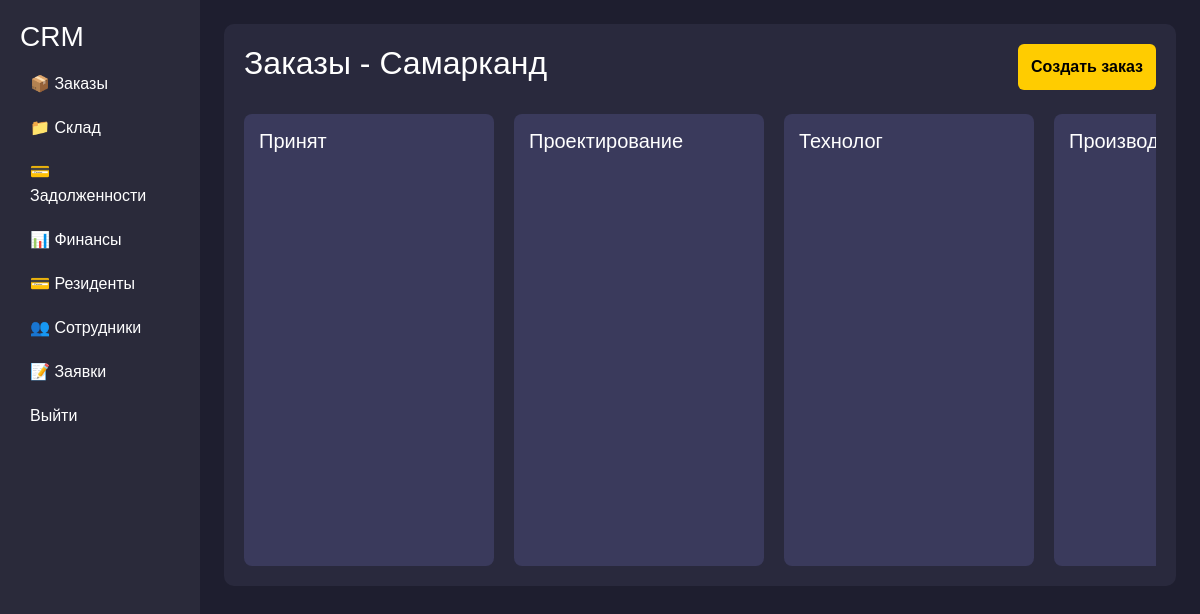
Before: /dashboard/ (signed in) with the older database file.
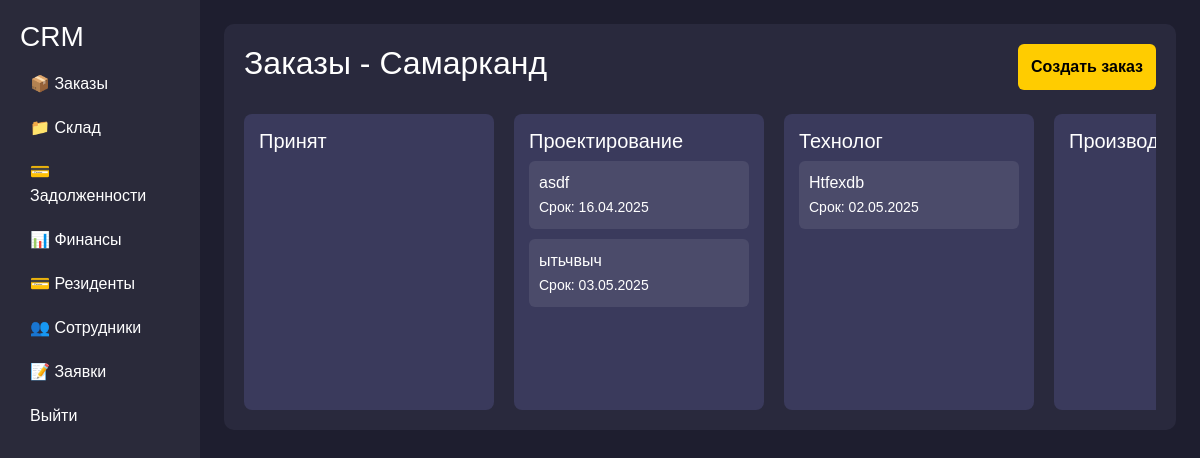
After: the same page with the newer database file.
### backend/models.py (models this page shows, shortened)
class Orders(models.Model):
    Stage_CHOICES = [
        ("accepted", "Принят"),  # Accepted / Received
        ("design", "Проектирование"),  # Project Design / Planning
        ("technologist", "Технолог"),  # Technologist Stage
        ("manufacturing", "Производство"),  # Manufacturing
        ("assembly", "Сборка"),  # Assembly
        ("delivery", "Доставка"),  # Delivery
        ("order_ready", "Заказ готов"),  # Order Ready
        ("finished", "Завершено"),  # Fully Completed / Finished
    ]
    Social_CHOICES = [
        ("social", "Социальные сети"),
        ("cold_calls", "Холодные звонки"),
        ("word_of_mouth", "Сарафанное радио"),
    ]
    Stage_pod_CHOICES = [
        ("rezka","Резка"),
        ("svarka", "Сварка"),
        ("fill", "Покраска"),
        ("print", "Печать"),
    ]
    client=models.CharField(max_length=250)
    adress=models.CharField(max_length=250)
    order_sum=models.DecimalField(max_digits=10, decimal_places=2,default=0)
    order_predoplata=models.DecimalField(max_digits=10, decimal_places=2,default=0)
    description=models.TextField()
    phone=models.CharField(max_length=50)
    social=models.CharField(max_length=20, choices=Social_CHOICES)
    stage = models.CharField(max_length=20, choices=Stage_CHOICES)
    add_order=models.DateField()
    complete_order=models.DateField()
    delivery_photo=models.ImageField(blank=True, upload_to='delivery/')
    rezka=models.BooleanField(default=False)
    svarka=models.BooleanField(default=False)
    fill=models.BooleanField(default=False)
    print=models.BooleanField(default=False)
    stage_pod=models.CharField(max_length=20, choices=Stage_pod_CHOICES,default="rezka")
    payment_data=models.DateField(null=True)

### backend/views.py (the view, shortened to what this page needs)
# urls.py: path('dashboard/',views.Dashboard.as_view(),name='dashboard'),
class Dashboard(LoginRequiredMixin,TemplateView):
   login_url = reverse_lazy('login')
   template_name = 'dashboard.html'
   def get_context_data(self, *, object_list=None, **kwargs):
      context = super().get_context_data(**kwargs)
      search = self.request.GET.get('search')
      stages = [
         'accepted', 'design', 'technologist', 'manufacturing',
         'assembly', 'delivery', 'order_ready', 'finished'
      ]
      for stage in stages:
         queryset = Orders.objects.filter(stage=stage)
         if search:
            queryset = queryset.filter(client__icontains=search)
         if stage == 'design':
            queryset = queryset.prefetch_related('consumables')
         context[stage] = queryset
      context['rezka'] = [o for o in context['manufacturing'] if o.stage_pod == 'rezka']
      context['svarka'] = [o for o in context['manufacturing'] if o.stage_pod == 'svarka']
      context['fill'] = [o for o in context['manufacturing'] if o.stage_pod == 'fill']
      context['print'] = [o for o in context['manufacturing'] if o.stage_pod == 'print']
      return context
      return context

### backend/templates/dashboard.html
{% if request.user.profile.approve %}
{% if request.user.profile.position == "admin" or request.user.profile.position == "manager" %}
    {% include 'admin.html' %}
{% elif request.user.profile.position == 'designer' %}
    {% include 'designer.html' %}
{% elif request.user.profile.position == 'technologist' %}
 {% include 'technolog.html' %}
{% elif request.user.profile.position == 'chief' %}
 {% include 'chief.html' %}
{% elif request.user.profile.position == 'installer' %}
 {% include 'dostavka.html' %}
{% elif request.user.profile.position == 'supplier' %}
 <script>
        window.location.href = "{% url 'warehouse' %}";
    </script>
{% endif %}
{% else %}
{% include 'waiting.html' %}
{% endif %}

### backend/templates/admin.html (shortened to what this page needs)
<!DOCTYPE html>
<html lang="ru">
<head>
    <link href="https://cdn.jsdelivr.net/npm/bootstrap@5.3.0/dist/css/bootstrap.min.css" rel="stylesheet">
    <link href="https://cdnjs.cloudflare.com/ajax/libs/font-awesome/6.4.2/css/all.min.css" rel="stylesheet">
</head>
<body>
    <div class="container-fluid">
        <div class="row">
            <nav class="col-md-2 sidebar">
                <h3>CRM</h3>
                <a href="">📦 Заказы</a>
                <a href="{% url 'warehouse' %}">📁 Склад</a>
                <a href="{% url 'debt' %}">💳 Задолженности</a>
                <a href="{% url 'money' %}">📊 Финансы</a>
                <a href="{% url 'rezident' %}">💳 Резиденты</a>
                <a href="{% url 'staff' %}">👥 Сотрудники</a>
                <a href="{% url 'apply'%}">📝 Заявки</a>
                <a href="{% url 'logout'%}"> Выйти</a>
            </nav>
            <main class="col-md-10 p-4">
                <div class="main-content">
                    <div class="d-flex justify-content-between">
                        <h2>Заказы - Самарканд</h2>
                        <button class="btn btn-custom" onclick="window.location.href='{% url 'order' %}'">Создать заказ</button>
                    </div>
                    <div class="kanban mt-4">
                         <div class="kanban-column"  data-stage="accepted" ondrop="drop(event)" ondragover="allowDrop(event)">
                            <h5>Принят</h5>
                        </div>
                        <div class="kanban-column"  ondrop="drop(event)" data-stage="design" ondragover="allowDrop(event)">
                            <h5>Проектирование</h5>
                           {% for item in design %}
                           <div class="kanban-item" id="order{{item.pk}}" data-pk="{{ item.id }}" onclick="window.location.href='{% url 'order_detail' item.pk %}'" draggable="true" ondragstart="drag(event)">{{item.client}}<br><small>Срок: {{item.complete_order|date:"d.m.Y"}}</small></div>
                            {% endfor %}
                        </div>
                       <div class="kanban-column" ondrop="drop(event)" data-stage="technologist" ondragover="allowDrop(event)">
                            <h5>Технолог</h5>
                            {% for item in technologist %}
                           <div class="kanban-item" id="order{{item.pk}}" data-pk="{{ item.id }}"  onclick="window.location.href='{% url 'order_detail' item.pk %}'" draggable="true" ondragstart="drag(event)">{{item.client}}<br><small>Срок: {{item.complete_order|date:"d.m.Y"}}</small></div>
                            {% endfor %}
                        </div>
                       <div class="kanban-column" " ondrop="drop(event)" data-stage="manufacturing" ondragover="allowDrop(event)">
                            <h5>Производство</h5>
                        </div>
                    </div>
                </div>
            </main>
        </div>
    </div>
</body>
</html>

Changed rows visible on the page:
now on this page (row edited): Orders: client "asdf", complete_order "16.04.2025", shown under "Проектирование"
added Orders: client "ытьчвыч", complete_order "03.05.2025", shown under "Проектирование"
now on this page (row edited): Orders: client "Htfexdb", complete_order "02.05.2025", shown under "Технолог"
